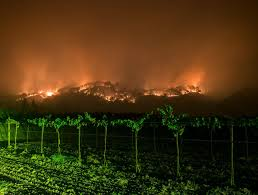
#> input picture Chapter 2/gamma/a.jpg, 258 x 195 px
$ python gam.py
#> lines starting #> are read from the running program, lines starting #| are printed output that depends on the picture
import numpy as np
import cv2
im = cv2.imread('a.jpg')
#> im is the input picture: shape (195, 258, 3); mean B, G, R 18.2, 51.7, 71.5
im = im/255.0
transformation = cv2.pow(im,3)
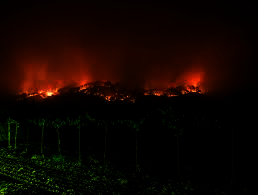
#> transformation: shape (195, 258, 3) float64; mean B, G, R 0.00218, 0.0208, 0.0684
cv2.imshow('Original Image',im)
cv2.imshow('Transformation',transformation)
cv2.imwrite('3.jpg',im)
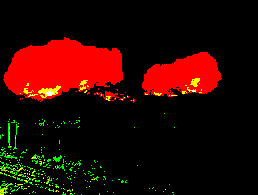
#> saved as 3.jpg: shape (195, 258, 3); mean B, G, R 0.00105, 0.0262, 0.16; drawn with 1 as white

transformation1=cv2.pow(im,0.2)
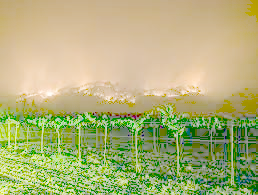
#> transformation1: shape (195, 258, 3) float64; mean B, G, R 0.475, 0.696, 0.686
cv2.imshow('Transformation1',transformation1)
cv2.imwrite('4.jpg',im)
cv2.waitKey(0)
